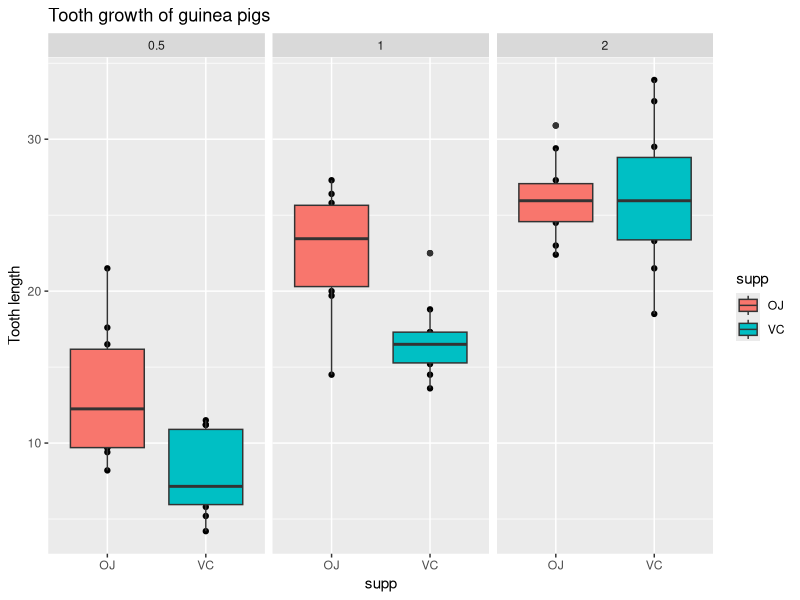
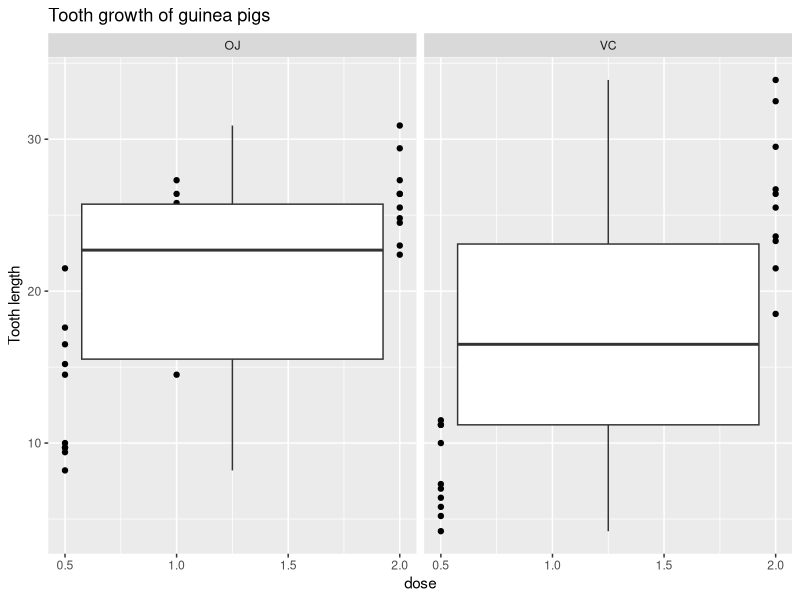

R code for these plots, in order:
## ---- chunk 1
library(ggplot2) 
data(ToothGrowth)
## ---- chunk 2
str(ToothGrowth)
summary(ToothGrowth)
dim(ToothGrowth)
head(ToothGrowth)
tail(ToothGrowth)

qplot(supp,len,data=ToothGrowth, facets=~dose, main="Tooth growth of guinea pigs", ylab="Tooth length") + geom_boxplot(aes(fill = supp))

qplot(dose,len,data=ToothGrowth, facets=~supp, main="Tooth growth of guinea pigs", ylab="Tooth length") + geom_boxplot()
## ---- chunk 3
t.test(ToothGrowth$len, ToothGrowth$dose, paired=T, var.equal=T, alt="two.sided")
